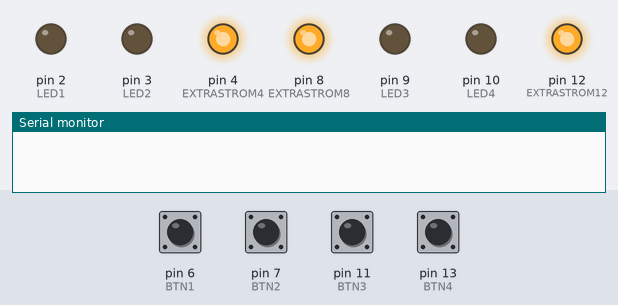
Recording of a sketch running on a simulated Arduino Uno, built with avr-gcc and run on an emulated ATmega328P. Shown: output pins drawn as LEDs (lit = HIGH), the last lines printed to the serial monitor. The inputs (shaded band) are chosen by the test bench; at power-on: pin 6 (BTN1), pin 7 (BTN2), pin 11 (BTN3), pin 13 (BTN4) HIGH.

Above: at 1.2 s.
1.3 s: pin 6 (BTN1) pulled LOW for 0.15 s
At 1.7 s:
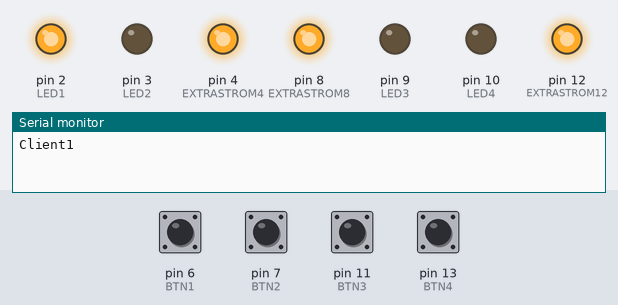
3.3 s: pin 11 (BTN3) pulled LOW for 0.15 s
At 3.7 s:
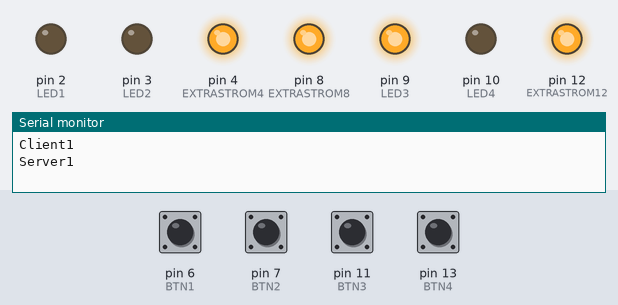
5.3 s: pin 7 (BTN2) pulled LOW for 0.15 s
At 5.7 s:
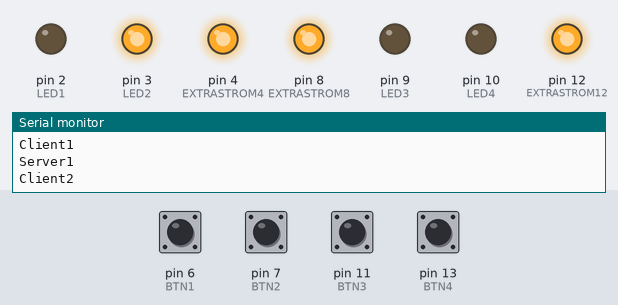
7.3 s: pin 13 (BTN4) pulled LOW for 0.15 s
At 7.7 s:
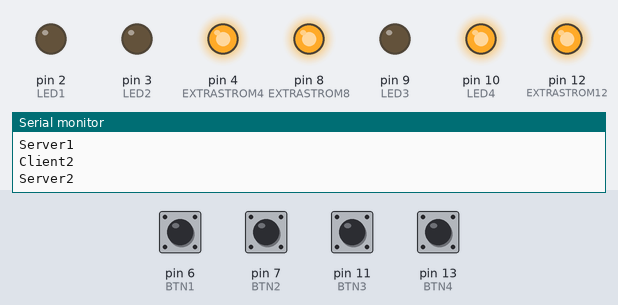
9.3 s: pin 6 (BTN1) driven LOW and pin 7 (BTN2) driven LOW and pin 11 (BTN3) driven LOW and pin 13 (BTN4) driven LOW
At 12.0 s:
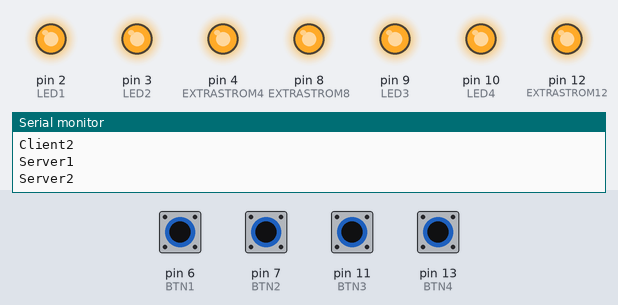
12.3 s: pin 6 (BTN1) driven HIGH
At 14.8 s:
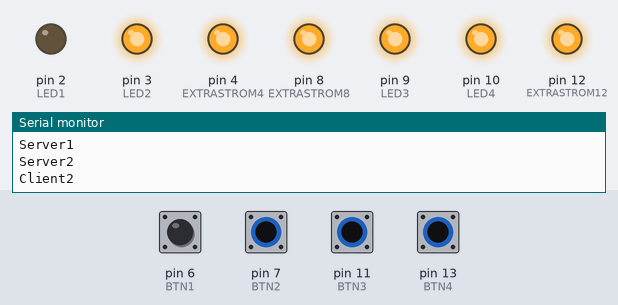
Timing chart, 0 to 16.3 s (numbered marks = the images above; inputs shaded):
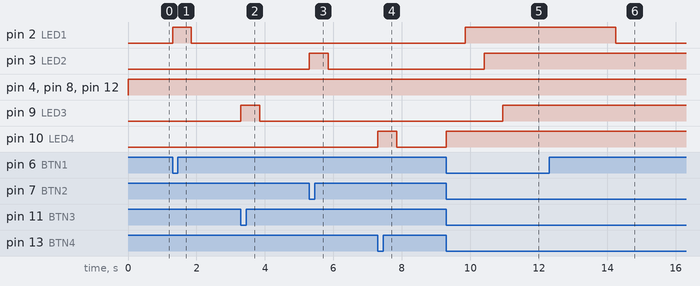

Measured:
- after the input at 1.3 s, pin 2 (LED1): LOW → HIGH at once, → LOW 0.55 s later
- after the input at 3.3 s, pin 9 (LED3): LOW → HIGH at once, → LOW 0.55 s later
- after the input at 5.3 s, pin 3 (LED2): LOW → HIGH at once, → LOW 0.55 s later
- after the input at 7.3 s, pin 10 (LED4): LOW → HIGH at once, → LOW 0.55 s later
- after the input at 9.3 s, pin 2 (LED1): LOW → HIGH after 0.55 s; pin 3 (LED2): LOW → HIGH after 1.1 s; pin 9 (LED3): LOW → HIGH after 1.7 s; pin 10 (LED4): LOW → HIGH at once
- after the input at 12.3 s, pin 2 (LED1): HIGH → LOW after 2.0 s

The sketch:

sketch_mar27a.ino
```cpp
#define EXTRASTROM4 4
#define EXTRASTROM8 8
#define EXTRASTROM12 12

#define LED1 2
#define LED2 3
#define LED3 9
#define LED4 10

#define BTN1 6
#define BTN2 7
#define BTN3 11
#define BTN4 13


void setup() {
  pinMode(LED1, OUTPUT);
  pinMode(LED2, OUTPUT);
  pinMode(LED3, OUTPUT);
  pinMode(LED4, OUTPUT);
  pinMode(BTN1, INPUT);
  pinMode(BTN2, INPUT);
  pinMode(BTN3, INPUT);
  pinMode(BTN4, INPUT);
  pinMode(EXTRASTROM4, OUTPUT);
  pinMode(EXTRASTROM8, OUTPUT);
  pinMode(EXTRASTROM12, OUTPUT);
  Serial.begin(9600);
}

void loop() {
  digitalWrite(EXTRASTROM4, HIGH);
  digitalWrite(EXTRASTROM8, HIGH);
  digitalWrite(EXTRASTROM12, HIGH);

  if (digitalRead(BTN1) == LOW) {
    digitalWrite(LED1, HIGH);
    Serial.println("Client1");
    delay(550);
  } else {
    digitalWrite(LED1, LOW);
  }

  if (digitalRead(BTN2) == LOW) {
    digitalWrite(LED2, HIGH);
    Serial.println("Client2");
    delay(550);
  } else {
    digitalWrite(LED2, LOW);
  }

  if (digitalRead(BTN3) == LOW) {
    digitalWrite(LED3, HIGH);
    Serial.println("Server1");
    delay(550);
  } else {
    digitalWrite(LED3, LOW);
  }

  if (digitalRead(BTN4) == LOW) {
    digitalWrite(LED4, HIGH);
    Serial.println("Server2");
    delay(550);
  } else {
    digitalWrite(LED4, LOW);
  }
}
```
